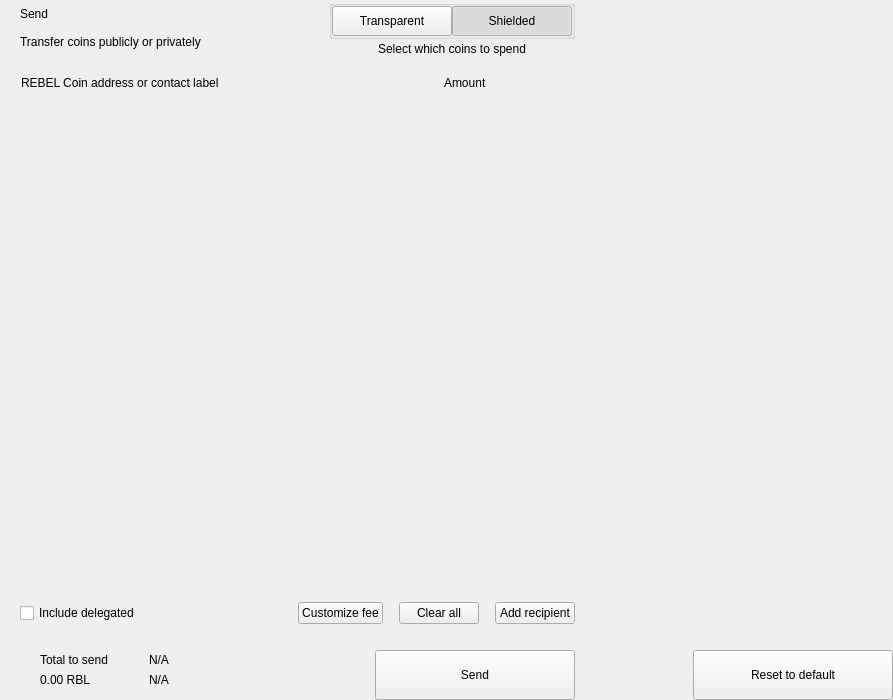
<?xml version="1.0" encoding="UTF-8"?>
<ui version="4.0">
 <class>send</class>
 <widget class="QWidget" name="send">
  <property name="geometry">
   <rect>
    <x>0</x>
    <y>0</y>
    <width>893</width>
    <height>700</height>
   </rect>
  </property>
  <property name="windowTitle">
   <string>Form</string>
  </property>
  <layout class="QHBoxLayout" name="horizontalLayout_2" stretch="2,1">
   <property name="spacing">
    <number>0</number>
   </property>
   <property name="leftMargin">
    <number>0</number>
   </property>
   <property name="topMargin">
    <number>0</number>
   </property>
   <property name="rightMargin">
    <number>0</number>
   </property>
   <property name="bottomMargin">
    <number>0</number>
   </property>
   <item>
    <widget class="QWidget" name="left" native="true">
     <layout class="QVBoxLayout" name="verticalLayout_3">
      <property name="spacing">
       <number>0</number>
      </property>
      <property name="leftMargin">
       <number>0</number>
      </property>
      <property name="topMargin">
       <number>0</number>
      </property>
      <property name="rightMargin">
       <number>0</number>
      </property>
      <property name="bottomMargin">
       <number>0</number>
      </property>
      <item>
       <layout class="QVBoxLayout" name="verticalLayout_22" stretch="0,0,0,1,0,0,0,0">
        <property name="spacing">
         <number>0</number>
        </property>
        <item>
         <layout class="QHBoxLayout" name="horizontalLayout_3">
          <property name="spacing">
           <number>0</number>
          </property>
          <property name="leftMargin">
           <number>20</number>
          </property>
          <property name="rightMargin">
           <number>20</number>
          </property>
          <item>
           <layout class="QVBoxLayout" name="verticalLayout">
            <property name="spacing">
             <number>0</number>
            </property>
            <item>
             <widget class="QLabel" name="labelTitle">
              <property name="text">
               <string>Send</string>
              </property>
              <property name="alignment">
               <set>Qt::AlignLeading|Qt::AlignLeft|Qt::AlignVCenter</set>
              </property>
             </widget>
            </item>
            <item>
             <widget class="QLabel" name="labelSubtitle1">
              <property name="text">
               <string>Transfer coins publicly or privately</string>
              </property>
             </widget>
            </item>
           </layout>
          </item>
          <item>
           <spacer name="horizontalSpacer">
            <property name="orientation">
             <enum>Qt::Horizontal</enum>
            </property>
            <property name="sizeHint" stdset="0">
             <size>
              <width>40</width>
              <height>20</height>
             </size>
            </property>
           </spacer>
          </item>
          <item>
           <layout class="QVBoxLayout" name="verticalLayout_6">
            <property name="spacing">
             <number>3</number>
            </property>
            <item alignment="Qt::AlignHCenter">
             <widget class="QGroupBox" name="groupBox">
              <property name="styleSheet">
               <string notr="true">#groupBox{
padding-top:2px;
}</string>
              </property>
              <property name="title">
               <string/>
              </property>
              <property name="alignment">
               <set>Qt::AlignCenter</set>
              </property>
              <layout class="QHBoxLayout" name="horizontalLayout_4">
               <property name="spacing">
                <number>0</number>
               </property>
               <property name="leftMargin">
                <number>0</number>
               </property>
               <property name="topMargin">
                <number>0</number>
               </property>
               <property name="rightMargin">
                <number>0</number>
               </property>
               <property name="bottomMargin">
                <number>0</number>
               </property>
               <item>
                <widget class="QPushButton" name="pushLeft">
                 <property name="minimumSize">
                  <size>
                   <width>120</width>
                   <height>30</height>
                  </size>
                 </property>
                 <property name="maximumSize">
                  <size>
                   <width>120</width>
                   <height>30</height>
                  </size>
                 </property>
                 <property name="focusPolicy">
                  <enum>Qt::NoFocus</enum>
                 </property>
                 <property name="text">
                  <string>Transparent</string>
                 </property>
                 <property name="checkable">
                  <bool>true</bool>
                 </property>
                 <property name="autoExclusive">
                  <bool>true</bool>
                 </property>
                </widget>
               </item>
               <item>
                <widget class="QPushButton" name="pushRight">
                 <property name="minimumSize">
                  <size>
                   <width>120</width>
                   <height>30</height>
                  </size>
                 </property>
                 <property name="maximumSize">
                  <size>
                   <width>120</width>
                   <height>30</height>
                  </size>
                 </property>
                 <property name="focusPolicy">
                  <enum>Qt::NoFocus</enum>
                 </property>
                 <property name="text">
                  <string>Shielded</string>
                 </property>
                 <property name="checkable">
                  <bool>true</bool>
                 </property>
                 <property name="checked">
                  <bool>true</bool>
                 </property>
                 <property name="autoExclusive">
                  <bool>true</bool>
                 </property>
                </widget>
               </item>
              </layout>
             </widget>
            </item>
            <item alignment="Qt::AlignHCenter|Qt::AlignTop">
             <widget class="QLabel" name="labelSubtitle2">
              <property name="styleSheet">
               <string notr="true"/>
              </property>
              <property name="text">
               <string>Select which coins to spend</string>
              </property>
              <property name="alignment">
               <set>Qt::AlignCenter</set>
              </property>
              <property name="indent">
               <number>0</number>
              </property>
             </widget>
            </item>
           </layout>
          </item>
         </layout>
        </item>
        <item>
         <spacer name="verticalSpacer_2">
          <property name="orientation">
           <enum>Qt::Vertical</enum>
          </property>
          <property name="sizeType">
           <enum>QSizePolicy::Fixed</enum>
          </property>
          <property name="sizeHint" stdset="0">
           <size>
            <width>20</width>
            <height>20</height>
           </size>
          </property>
         </spacer>
        </item>
        <item>
         <layout class="QHBoxLayout" name="horizontalLayout" stretch="6,0,2">
          <property name="spacing">
           <number>0</number>
          </property>
          <property name="leftMargin">
           <number>10</number>
          </property>
          <property name="topMargin">
           <number>0</number>
          </property>
          <property name="rightMargin">
           <number>20</number>
          </property>
          <property name="bottomMargin">
           <number>0</number>
          </property>
          <item>
           <widget class="QLabel" name="labelSubtitleAddress">
            <property name="styleSheet">
             <string notr="true">margin-left:8px;</string>
            </property>
            <property name="text">
             <string>REBEL Coin address or contact label</string>
            </property>
           </widget>
          </item>
          <item>
           <spacer name="horizontalSpacer_3">
            <property name="orientation">
             <enum>Qt::Horizontal</enum>
            </property>
            <property name="sizeType">
             <enum>QSizePolicy::Fixed</enum>
            </property>
            <property name="sizeHint" stdset="0">
             <size>
              <width>40</width>
              <height>1</height>
             </size>
            </property>
           </spacer>
          </item>
          <item>
           <widget class="QLabel" name="labelSubtitleAmount">
            <property name="text">
             <string>Amount</string>
            </property>
           </widget>
          </item>
         </layout>
        </item>
        <item>
         <widget class="QScrollArea" name="scrollArea">
          <property name="minimumSize">
           <size>
            <width>0</width>
            <height>350</height>
           </size>
          </property>
          <property name="styleSheet">
           <string notr="true">#scrollArea {
            background:transparent;
            margin-top:10px;
}</string>
          </property>
          <property name="horizontalScrollBarPolicy">
           <enum>Qt::ScrollBarAlwaysOff</enum>
          </property>
          <property name="sizeAdjustPolicy">
           <enum>QAbstractScrollArea::AdjustIgnored</enum>
          </property>
          <property name="widgetResizable">
           <bool>true</bool>
          </property>
          <property name="alignment">
           <set>Qt::AlignLeading|Qt::AlignLeft|Qt::AlignTop</set>
          </property>
          <widget class="QWidget" name="scrollAreaWidgetContents">
           <property name="geometry">
            <rect>
             <x>0</x>
             <y>0</y>
             <width>591</width>
             <height>16</height>
            </rect>
           </property>
           <property name="sizePolicy">
            <sizepolicy hsizetype="Preferred" vsizetype="Maximum">
             <horstretch>0</horstretch>
             <verstretch>0</verstretch>
            </sizepolicy>
           </property>
           <property name="autoFillBackground">
            <bool>false</bool>
           </property>
           <property name="styleSheet">
            <string notr="true">#scrollAreaWidgetContents {
             background:transparent;
             }</string>
           </property>
           <layout class="QVBoxLayout" name="verticalLayout_7">
            <property name="spacing">
             <number>0</number>
            </property>
            <property name="sizeConstraint">
             <enum>QLayout::SetDefaultConstraint</enum>
            </property>
            <property name="leftMargin">
             <number>0</number>
            </property>
            <property name="topMargin">
             <number>0</number>
            </property>
            <property name="rightMargin">
             <number>0</number>
            </property>
            <property name="bottomMargin">
             <number>0</number>
            </property>
           </layout>
          </widget>
         </widget>
        </item>
        <item>
         <spacer name="verticalSpacer_4">
          <property name="orientation">
           <enum>Qt::Vertical</enum>
          </property>
          <property name="sizeType">
           <enum>QSizePolicy::Fixed</enum>
          </property>
          <property name="sizeHint" stdset="0">
           <size>
            <width>20</width>
            <height>20</height>
           </size>
          </property>
         </spacer>
        </item>
        <item>
         <layout class="QHBoxLayout" name="horizontalLayout_20">
          <property name="spacing">
           <number>6</number>
          </property>
          <property name="leftMargin">
           <number>20</number>
          </property>
          <property name="rightMargin">
           <number>20</number>
          </property>
          <item>
           <widget class="QCheckBox" name="checkBoxDelegations">
            <property name="layoutDirection">
             <enum>Qt::LeftToRight</enum>
            </property>
            <property name="text">
             <string>Include delegated</string>
            </property>
           </widget>
          </item>
          <item>
           <spacer name="horizontalSpacer_4">
            <property name="orientation">
             <enum>Qt::Horizontal</enum>
            </property>
            <property name="sizeHint" stdset="0">
             <size>
              <width>10</width>
              <height>20</height>
             </size>
            </property>
           </spacer>
          </item>
          <item>
           <widget class="QPushButton" name="pushButtonFee">
            <property name="focusPolicy">
             <enum>Qt::NoFocus</enum>
            </property>
            <property name="text">
             <string>Customize fee</string>
            </property>
           </widget>
          </item>
          <item>
           <spacer name="horizontalSpacer_11">
            <property name="orientation">
             <enum>Qt::Horizontal</enum>
            </property>
            <property name="sizeType">
             <enum>QSizePolicy::Minimum</enum>
            </property>
            <property name="sizeHint" stdset="0">
             <size>
              <width>10</width>
              <height>20</height>
             </size>
            </property>
           </spacer>
          </item>
          <item>
           <widget class="QPushButton" name="pushButtonClear">
            <property name="focusPolicy">
             <enum>Qt::NoFocus</enum>
            </property>
            <property name="layoutDirection">
             <enum>Qt::RightToLeft</enum>
            </property>
            <property name="text">
             <string>Clear all</string>
            </property>
           </widget>
          </item>
          <item>
           <spacer name="horizontalSpacer_6">
            <property name="orientation">
             <enum>Qt::Horizontal</enum>
            </property>
            <property name="sizeType">
             <enum>QSizePolicy::Fixed</enum>
            </property>
            <property name="sizeHint" stdset="0">
             <size>
              <width>10</width>
              <height>20</height>
             </size>
            </property>
           </spacer>
          </item>
          <item>
           <widget class="QPushButton" name="pushButtonAddRecipient">
            <property name="focusPolicy">
             <enum>Qt::NoFocus</enum>
            </property>
            <property name="text">
             <string>Add recipient</string>
            </property>
           </widget>
          </item>
         </layout>
        </item>
        <item>
         <spacer name="verticalSpacer">
          <property name="orientation">
           <enum>Qt::Vertical</enum>
          </property>
          <property name="sizeType">
           <enum>QSizePolicy::Fixed</enum>
          </property>
          <property name="sizeHint" stdset="0">
           <size>
            <width>20</width>
            <height>16</height>
           </size>
          </property>
         </spacer>
        </item>
        <item>
         <layout class="QHBoxLayout" name="horizontalLayout_7">
          <property name="rightMargin">
           <number>20</number>
          </property>
          <item>
           <layout class="QHBoxLayout" name="horizontalLayout_10">
            <property name="spacing">
             <number>0</number>
            </property>
            <property name="leftMargin">
             <number>8</number>
            </property>
            <item>
             <widget class="QStackedWidget" name="stackedWidget">
              <property name="minimumSize">
               <size>
                <width>0</width>
                <height>60</height>
               </size>
              </property>
              <property name="maximumSize">
               <size>
                <width>16777215</width>
                <height>60</height>
               </size>
              </property>
              <widget class="QWidget" name="page1">
               <layout class="QVBoxLayout" name="verticalLayout_71" stretch="0">
                <property name="spacing">
                 <number>6</number>
                </property>
                <property name="leftMargin">
                 <number>12</number>
                </property>
                <property name="topMargin">
                 <number>0</number>
                </property>
                <property name="rightMargin">
                 <number>0</number>
                </property>
                <property name="bottomMargin">
                 <number>0</number>
                </property>
                <item>
                 <widget class="QWidget" name="coinWidget" native="true">
                  <property name="minimumSize">
                   <size>
                    <width>0</width>
                    <height>60</height>
                   </size>
                  </property>
                  <property name="maximumSize">
                   <size>
                    <width>16777215</width>
                    <height>60</height>
                   </size>
                  </property>
                  <layout class="QHBoxLayout" name="horizontalLayout_9">
                   <property name="spacing">
                    <number>0</number>
                   </property>
                   <property name="leftMargin">
                    <number>20</number>
                   </property>
                   <property name="topMargin">
                    <number>10</number>
                   </property>
                   <property name="rightMargin">
                    <number>20</number>
                   </property>
                   <property name="bottomMargin">
                    <number>10</number>
                   </property>
                   <item>
                    <layout class="QVBoxLayout" name="verticalSend">
                     <property name="spacing">
                      <number>0</number>
                     </property>
                     <item>
                      <widget class="QLabel" name="labelTitleTotalSend">
                       <property name="text">
                        <string>Total to send</string>
                       </property>
                      </widget>
                     </item>
                     <item>
                      <widget class="QLabel" name="labelAmountSend">
                       <property name="text">
                        <string notr="true">0.00 RBL</string>
                       </property>
                      </widget>
                     </item>
                    </layout>
                   </item>
                   <item>
                    <spacer name="horizontalSpacer_9">
                     <property name="orientation">
                      <enum>Qt::Horizontal</enum>
                     </property>
                     <property name="sizeType">
                      <enum>QSizePolicy::Fixed</enum>
                     </property>
                     <property name="sizeHint" stdset="0">
                      <size>
                       <width>20</width>
                       <height>20</height>
                      </size>
                     </property>
                    </spacer>
                   </item>
                   <item>
                    <widget class="QLabel" name="labelLine">
                     <property name="minimumSize">
                      <size>
                       <width>1</width>
                       <height>0</height>
                      </size>
                     </property>
                     <property name="maximumSize">
                      <size>
                       <width>1</width>
                       <height>16777215</height>
                      </size>
                     </property>
                     <property name="text">
                      <string/>
                     </property>
                    </widget>
                   </item>
                   <item>
                    <spacer name="horizontalSpacer_10">
                     <property name="orientation">
                      <enum>Qt::Horizontal</enum>
                     </property>
                     <property name="sizeType">
                      <enum>QSizePolicy::Fixed</enum>
                     </property>
                     <property name="sizeHint" stdset="0">
                      <size>
                       <width>20</width>
                       <height>20</height>
                      </size>
                     </property>
                    </spacer>
                   </item>
                   <item>
                    <layout class="QVBoxLayout" name="verticalRemaining">
                     <property name="spacing">
                      <number>0</number>
                     </property>
                     <item>
                      <widget class="QLabel" name="labelTitleTotalRemaining">
                       <property name="text">
                        <string notr="true">N/A</string>
                       </property>
                      </widget>
                     </item>
                     <item>
                      <widget class="QLabel" name="labelAmountRemaining">
                       <property name="text">
                        <string notr="true">N/A</string>
                       </property>
                      </widget>
                     </item>
                    </layout>
                   </item>
                  </layout>
                 </widget>
                </item>
               </layout>
              </widget>
              <widget class="QWidget" name="page_2"/>
             </widget>
            </item>
           </layout>
          </item>
          <item>
           <spacer name="horizontalSpacer_5">
            <property name="orientation">
             <enum>Qt::Horizontal</enum>
            </property>
            <property name="sizeType">
             <enum>QSizePolicy::Expanding</enum>
            </property>
            <property name="sizeHint" stdset="0">
             <size>
              <width>40</width>
              <height>20</height>
             </size>
            </property>
           </spacer>
          </item>
          <item alignment="Qt::AlignBottom">
           <widget class="QPushButton" name="pushButtonSave">
            <property name="minimumSize">
             <size>
              <width>200</width>
              <height>50</height>
             </size>
            </property>
            <property name="maximumSize">
             <size>
              <width>200</width>
              <height>50</height>
             </size>
            </property>
            <property name="focusPolicy">
             <enum>Qt::NoFocus</enum>
            </property>
            <property name="text">
             <string>Send</string>
            </property>
           </widget>
          </item>
         </layout>
        </item>
       </layout>
      </item>
     </layout>
    </widget>
   </item>
   <item>
    <widget class="QWidget" name="right" native="true">
     <layout class="QVBoxLayout" name="verticalLayout_5">
      <property name="leftMargin">
       <number>0</number>
      </property>
      <property name="topMargin">
       <number>0</number>
      </property>
      <property name="rightMargin">
       <number>0</number>
      </property>
      <property name="bottomMargin">
       <number>0</number>
      </property>
      <item>
       <layout class="QVBoxLayout" name="verticalLayout_4">
        <property name="spacing">
         <number>6</number>
        </property>
        <item>
         <widget class="OptionButton" name="btnCoinControl" native="true">
          <property name="minimumSize">
           <size>
            <width>0</width>
            <height>50</height>
           </size>
          </property>
         </widget>
        </item>
        <item>
         <widget class="OptionButton" name="btnChangeAddress" native="true">
          <property name="minimumSize">
           <size>
            <width>0</width>
            <height>50</height>
           </size>
          </property>
         </widget>
        </item>
        <item>
         <widget class="OptionButton" name="btnUri" native="true">
          <property name="minimumSize">
           <size>
            <width>0</width>
            <height>50</height>
           </size>
          </property>
         </widget>
        </item>
        <item>
         <widget class="OptionButton" name="btnShieldCoins" native="true">
          <property name="minimumSize">
           <size>
            <width>0</width>
            <height>50</height>
           </size>
          </property>
         </widget>
        </item>
        <item>
         <spacer name="verticalSpacer_5">
          <property name="orientation">
           <enum>Qt::Vertical</enum>
          </property>
          <property name="sizeHint" stdset="0">
           <size>
            <width>20</width>
            <height>40</height>
           </size>
          </property>
         </spacer>
        </item>
        <item>
         <layout class="QHBoxLayout" name="horizontalLayout_8">
          <item>
           <spacer name="horizontalSpacer_7">
            <property name="orientation">
             <enum>Qt::Horizontal</enum>
            </property>
            <property name="sizeHint" stdset="0">
             <size>
              <width>40</width>
              <height>20</height>
             </size>
            </property>
           </spacer>
          </item>
          <item>
           <widget class="QPushButton" name="pushButtonReset">
            <property name="minimumSize">
             <size>
              <width>200</width>
              <height>50</height>
             </size>
            </property>
            <property name="maximumSize">
             <size>
              <width>200</width>
              <height>50</height>
             </size>
            </property>
            <property name="focusPolicy">
             <enum>Qt::NoFocus</enum>
            </property>
            <property name="text">
             <string>Reset to default</string>
            </property>
           </widget>
          </item>
         </layout>
        </item>
       </layout>
      </item>
     </layout>
    </widget>
   </item>
  </layout>
 </widget>
 <customwidgets>
  <customwidget>
   <class>OptionButton</class>
   <extends>QWidget</extends>
   <header>qt/rebelcoin/optionbutton.h</header>
   <container>1</container>
  </customwidget>
 </customwidgets>
 <resources/>
 <connections/>
</ui>
